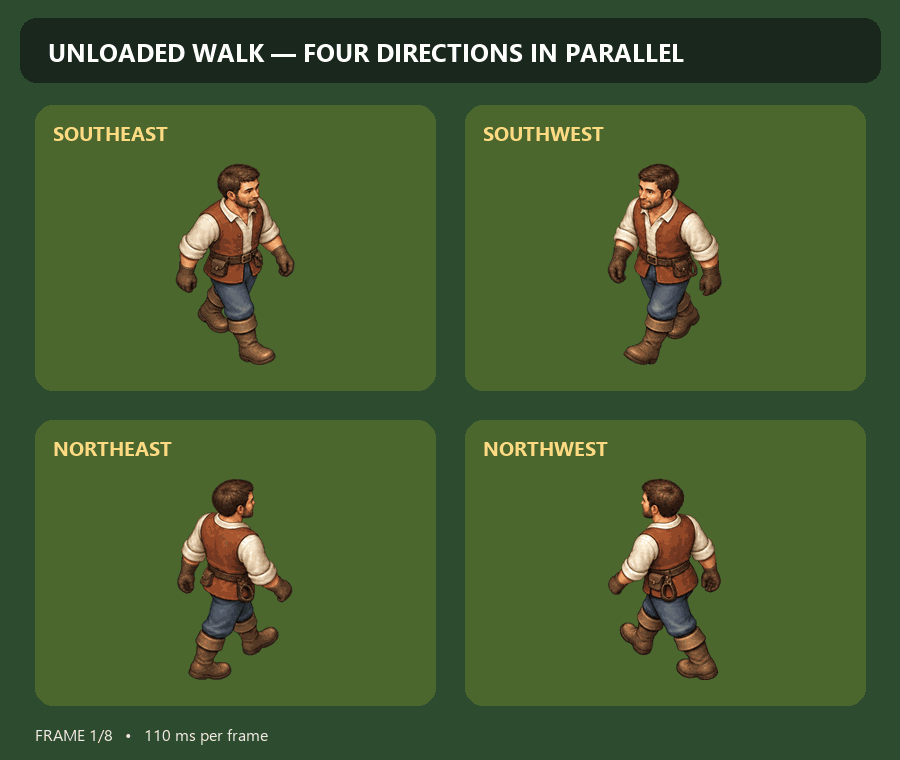
#> input picture Assets/Art/Production/InteractionPreviews/woodcutter-walk-four-directions-parallel-v1.gif, 900 x 760 px, given in place of woodcutter-male-01-walk-southeast-frame-01-2x-v1.png, which was not available
$ python make_transport_preview.py
#> lines starting #> are read from the running program, lines starting #| are printed output that depends on the picture; pictures that were not available may be replaced by others from this repository, and a replacement may not be noted
from pathlib import Path

from PIL import Image, ImageDraw, ImageFont


PROJECT = Path(__file__).resolve().parents[2]
RUNTIME = PROJECT / "Assets/Art/Production/Characters/WoodcutterMale01/Runtime2x"
OUTPUT = PROJECT / "Assets/Art/Production/InteractionPreviews"

DIRECTIONS = (
    ("SOUTHEAST", "Southeast", "southeast"),
    ("SOUTHWEST", "Southwest", "southwest"),
    ("NORTHEAST", "Northeast", "northeast"),
    ("NORTHWEST", "Northwest", "northwest"),
)


def font(size: int, bold: bool = False) -> ImageFont.ImageFont:
    name = "segoeuib.ttf" if bold else "segoeui.ttf"
    path = Path("C:/Windows/Fonts") / name
    return ImageFont.truetype(str(path), size) if path.exists() else ImageFont.load_default()


def make_parallel_preview(
    *,
    action_folder: str,
    filename_pattern: str,
    title: str,
    output_name: str,
    duration: int,
) -> None:
#> called with action_folder = 'Walk', duration = 110
    frames = []
    for frame_number in range(1, 9):
        board = Image.new("RGBA", (900, 760), (44, 76, 48, 255))
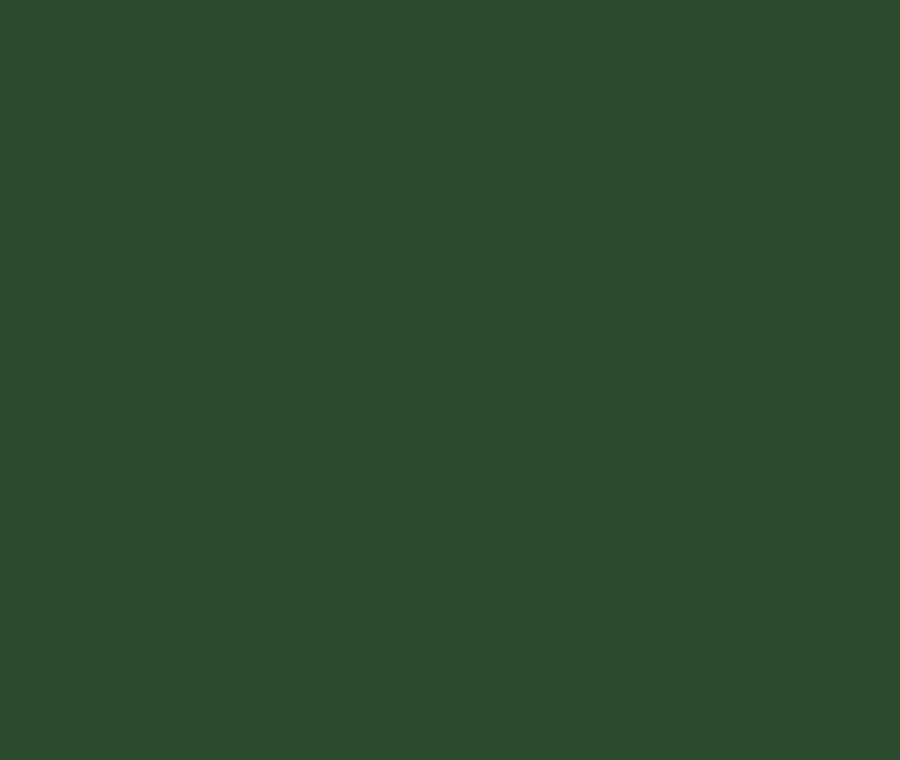
#> board: PIL image 900x760 RGBA; mean R, G, B, A 44, 76, 48, 255
        draw = ImageDraw.Draw(board)
        draw.rounded_rectangle((20, 18, 880, 82), radius=16, fill=(25, 39, 29, 255))
        draw.text((48, 35), title, font=font(25, True), fill=(255, 255, 255, 255))

        for index, (label, folder, slug) in enumerate(DIRECTIONS):
            column = index % 2
            row = index // 2
            x = 35 + column * 430
            y = 105 + row * 315
            draw.rounded_rectangle((x, y, x + 400, y + 285), radius=18, fill=(76, 104, 47, 255))
            draw.text((x + 18, y + 14), label, font=font(20, True), fill=(255, 220, 132, 255))
            path = (
                RUNTIME
                / action_folder
                / folder
                / filename_pattern.format(slug=slug, frame=frame_number)
            )
            sprite = Image.open(path).convert("RGBA").resize((230, 230), Image.Resampling.LANCZOS)
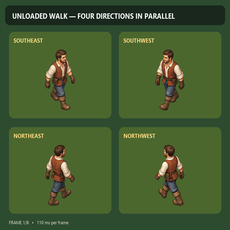
#> sprite: PIL image 230x230 RGBA; mean R, G, B, A 68.7, 91.8, 48.2, 255
            board.alpha_composite(sprite, (x + 85, y + 48))
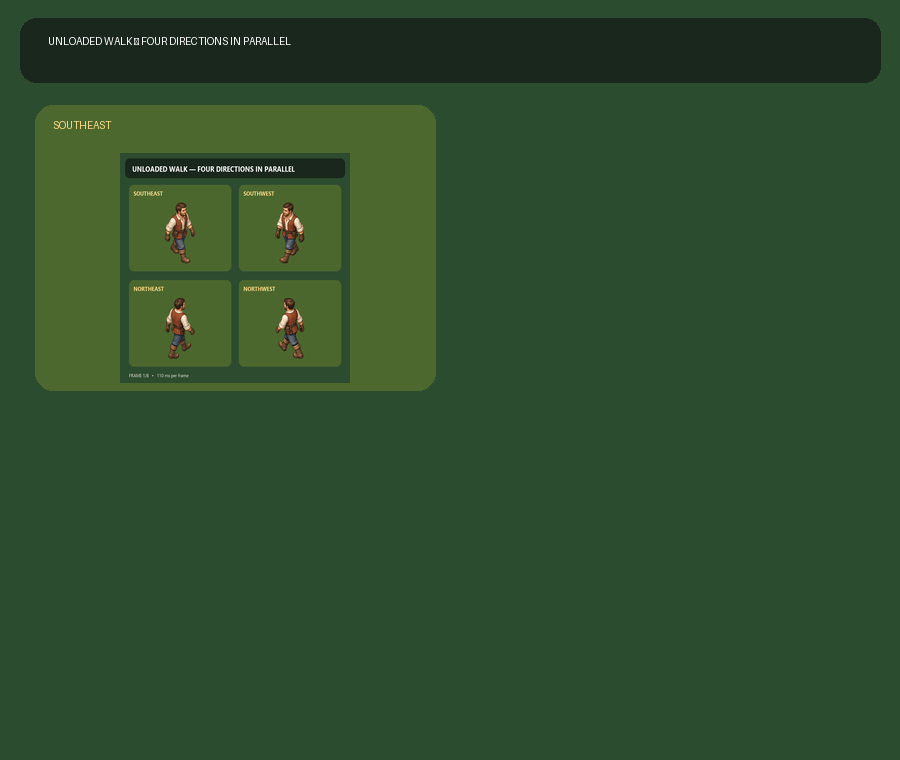
#> board: PIL image 900x760 RGBA; mean R, G, B, A 47.5, 76.9, 46.6, 255

        draw.text(
            (35, 723),
            f"FRAME {frame_number}/8   •   {duration} ms per frame",
            font=font(16),
            fill=(238, 238, 225, 255),
        )
        frames.append(board.convert("P", palette=Image.Palette.ADAPTIVE, colors=255))

    destination = OUTPUT / output_name
    destination.parent.mkdir(parents=True, exist_ok=True)
    frames[0].save(
        destination,
        save_all=True,
        append_images=frames[1:],
        duration=duration,
        loop=0,
        disposal=2,
        optimize=False,
    )
    print(destination)


#> (the run stopped early here; a loop or call above may not have finished)
